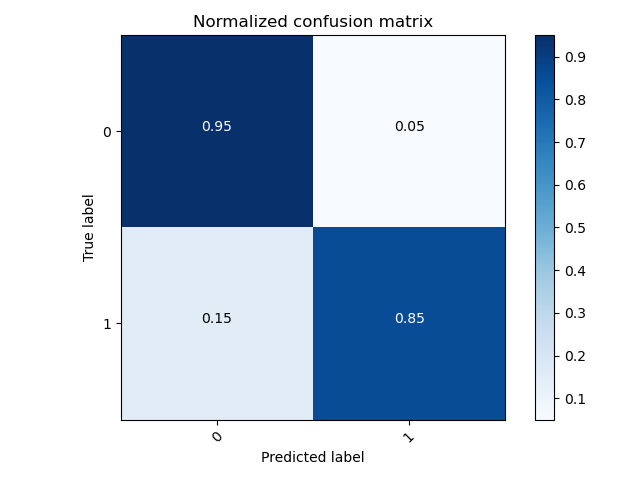
#> input picture image.png, 640 x 480 px; its folder holds only this picture in this run
$ python -i augment.py   (imports and definitions only)
#> lines starting #> are read from the running program, lines starting #| are printed output that depends on the picture
import random
from PIL import Image
import os
import numpy as np
import cv2
import torchvision.transforms as transforms


class Augmentor:
    def __init__(self, backgrounds_path: str = None, output_size: tuple = (720, 720)):
        self.backgrounds_path = backgrounds_path
        self.backgrounds = os.listdir(self.backgrounds_path)
        self.output_size = output_size

    def scale_rotate_background(self, image_path):
        # Load the image
#> called with image_path = 'image.png'
        image = Image.open(image_path)
#> image is the input picture: PIL image 640x480 RGBA; mean R, G, B, A 184.4, 200.2, 218.8, 255

        # Randomly scale the image
        scale = random.uniform(0.2, 0.6)
        new_size = (int(image.width * scale), int(image.height * scale))
#> new_size = (344, 258)
        image = image.resize(new_size, Image.LANCZOS)
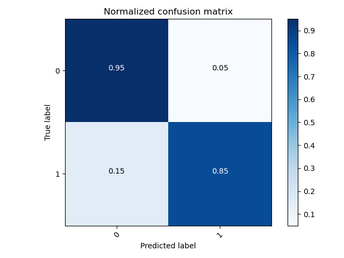
#> image: PIL image 344x258 RGBA; mean R, G, B, A 184.1, 199.9, 218.4, 255

        # Rotate the image
        angle = random.uniform(-180, 180)
        image = image.rotate(angle, expand=True)
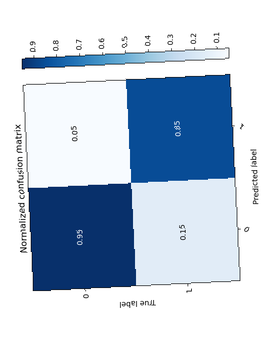
#> image: PIL image 276x358 RGBA; mean R, G, B, A 165.3, 179.5, 196.1, 229; transparent parts drawn white
        image = np.array(image)
        new_size = (int(image.shape[1]), int(image.shape[0]))
#> new_size = (276, 358)

        # Load a random background image
#> (the run stopped early here; a loop or call above may not have finished)
